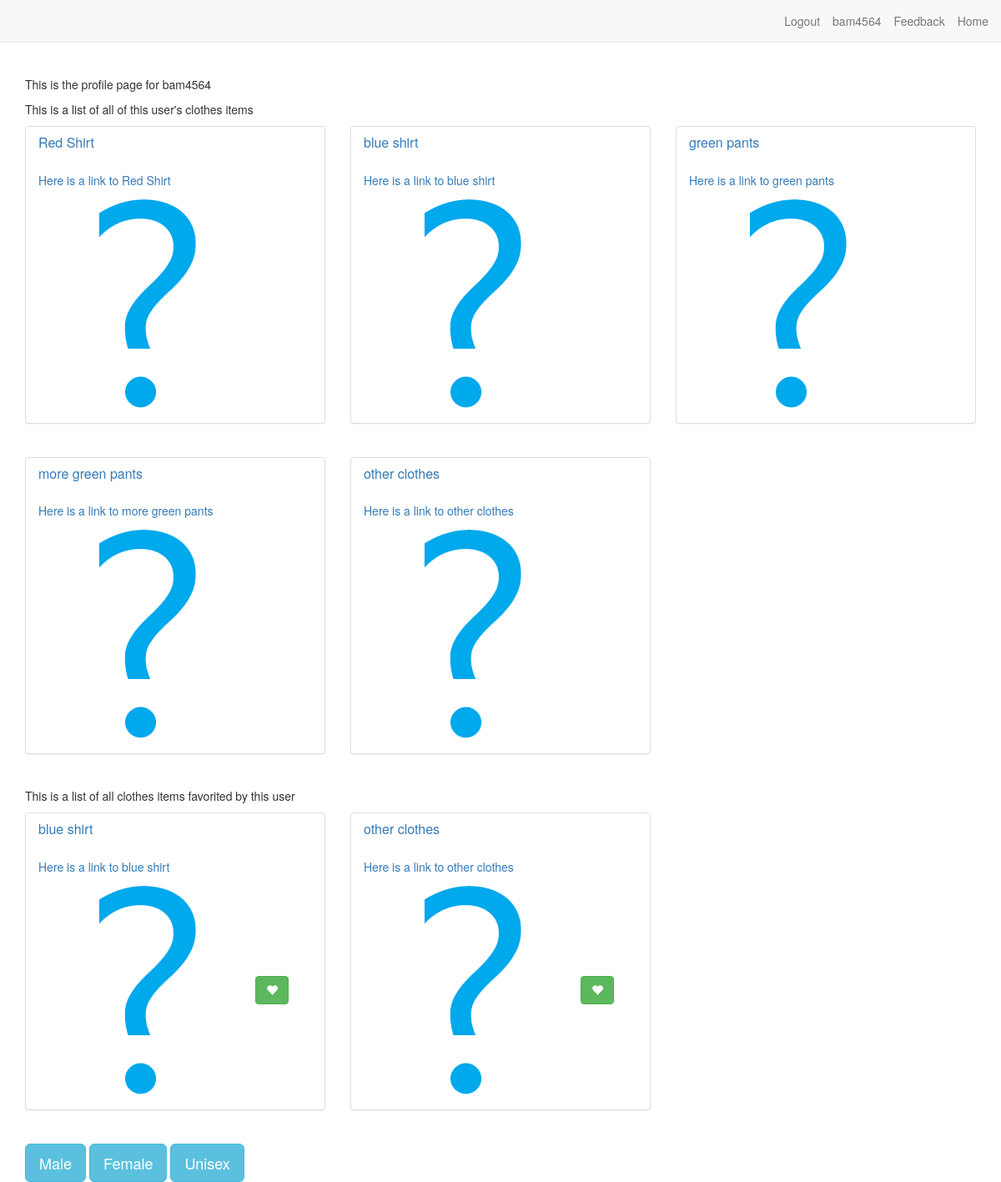
The page /user/bam4564/ (signed in) on the database its author committed.
### main_app/models.py (models this page shows, shortened)
class Clothes_Item(models.Model):
    user = models.ForeignKey(User)
    name = models.CharField(max_length=50)
    description = models.CharField(max_length=255)
    brand = models.CharField(max_length=32, default="N/A")
    size = models.CharField(max_length=32)
    price = models.DecimalField(max_digits=10, decimal_places=2)
    color = models.CharField(max_length=32, default="N/A")
    image = models.ImageField(upload_to='documents/', default='default.png')
    gender = models.CharField(max_length=14)
    clothing_choices = [('Tops', 'Tops'), ('Bottoms', 'Bottoms'), ('Dresses', 'Dresses'), ('Shoes', 'Shoes'), ('Accessories', 'Accessories'), ('Costumes', 'Costumes'), ('Other', 'Other')]
    clothing_type = models.CharField(choices=clothing_choices, max_length=14)

### main_app/views.py (the view)
# urls.py: url(r'^user/(\w+)/$', views.profile, name='profile'),
@never_cache
def profile(request, username):
    user = request.user
    context = {}
    if user.is_authenticated():
        clothes = Clothes_Item.objects.filter(user=user)
        favorite_clothes_ids = get_favorite_clothes_ids(request)
        favorite_clothes = set()
        for id in favorite_clothes_ids:
            favorite_clothes.add(Clothes_Item.objects.get(id=id))
        form = Clothes_Form()
        male_form = Clothes_Form(initial={'gender': 'male'})
        female_form = Clothes_Form(initial={'gender': 'female'})
        unisex_form = Clothes_Form(initial={'gender': 'unisex'})
        male_form.fields['clothing_type'].choices = [('Tops', 'Tops'), ('Bottoms', 'Bottoms'), ('Shoes', 'Shoes'), ('Accessories', 'Accessories'), ('Costumes', 'Costumes'), ('Other', 'Other')]
        female_form.fields['clothing_type'].choices = [('Tops', 'Tops'), ('Bottoms', 'Bottoms'), ('Dresses', 'Dresses'), ('Shoes', 'Shoes'),('Accessories', 'Accessories'), ('Costumes', 'Costumes'), ('Other', 'Other')]
        unisex_form.fields['clothing_type'].choices = [('Tops', 'Tops'), ('Bottoms', 'Bottoms'), ('Shoes', 'Shoes'), ('Accessories', 'Accessories'), ('Costumes', 'Costumes'), ('Other', 'Other')]
        context = {'username': username, 'user': user, 'clothes': clothes, 'form': form, 'male_form' : male_form, "female_form" : female_form,
                   'unisex_form': unisex_form, "favorite_clothes": favorite_clothes, "favorite_clothes_ids": favorite_clothes_ids}
    return render(request, 'profile.html', context)

### main_app/views.py (called while the page is built)
def get_favorite_clothes_ids(request):
    user = request.user
    favorites = Favorite.objects.filter(user=user).values()
    favorite_clothes_ids = set()
    for favorite in favorites:
        favorite_clothes_ids.add(favorite['clothes_item_id'])
    return favorite_clothes_ids

### main_app/templates/profile.html (shortened to what this page needs)
{% extends 'base.html' %}
{% load staticfiles %}
{% block content %}
<p>This is the profile page for {{ username }}</p>
<p>This is a list of all of this user's clothes items</p>
<div class="row">
    {% for clothes_item in clothes %}
    <div class="col-md-4">
        <div class="panel panel-default">
            <a href="/{{ clothes_item.id }}/">
                <div class="panel-heading">
                    <h3 class="panel-title">{{ clothes_item.name }}</h3>
                </div>
            </a>
            <div class="panel-body">
                <a href="/{{clothes_item.id}}/">
                    <p>Here is a link to {{ clothes_item.name }}</p>
                    <img src="{{ clothes_item.image.url }}" >
                </a>
            </div>
        </div>
    </div>
    {% if forloop.counter|divisibleby:"3" and not forloop.last %}
</div><br><div class="row">
    {% endif %}
    {% endfor %}
</div><br>
<p>This is a list of all clothes items favorited by this user</p>
<div class="row">
    {% for clothes_item in favorite_clothes %}
    <div class="col-md-4">
        <div class="panel panel-default">
            <a href="/{{ clothes_item.id }}/">
                <div class="panel-heading">
                    <h3 class="panel-title">{{ clothes_item.name }}</h3>
                </div>
            </a>
            <div class="panel-body">
                <a href="/{{clothes_item.id}}/">
                    <p>Here is a link to {{ clothes_item.name }}</p>
                    <img src="{{ clothes_item.image.url }}" >
                </a>
            {% if clothes_item.id in favorite_clothes_ids %}
            <button data-id='{{clothes_item.id}}' type="button" class="favorite-button btn btn-mini btn-success">
                <span class="glyphicon glyphicon-heart glyphicon-left-align" aria-hidden="true"></span>
            </button>
            {% else %}
            <button data-id='{{clothes_item.id}}' type="button" class="favorite-button btn btn-mini btn-danger">
                <span class="glyphicon glyphicon-heart glyphicon-left-align" aria-hidden="true"></span>
            </button>
            {% endif %}
            </div>
        </div>
    </div>
    {% endfor %}
</div><br>
{% if user.is_authenticated and username == user.username %}
    <button data="Male" data-id="{{username}}" type="button" class="gender-button btn btn-lg btn-info">
        <span>Male</span>
    </button>
    <button data="Female" data-id="{{username}}" type="button" class="gender-button btn btn-lg btn-info">
        <span>Female</span>
    </button>
    <button data="Unisex" data-id="{{username}}" type="button" class="gender-button btn btn-lg btn-info">
        <span>Unisex</span>
    </button>
{% endif %}
{% endblock %}

### main_app/templates/base.html (shortened to what this page needs)
{% load staticfiles %}
<!DOCTYPE html>
<html lang="en">
<head>
    <link href="{% static 'css/bootstrap.css' %}" rel="stylesheet" media="screen">
    <link href="{% static 'css/custom.css' %}" rel="stylesheet" media="screen">
</head>
<body>
<nav class="navbar navbar-default navbar-static-top text-center" role="navigation">
    <div class="container">
        <a class="navbar-text navbar-right" href="{% url 'index' %}">Home</a>
        {% if user.is_authenticated %}
        <a class="navbar-text navbar-right" href="{% url 'feedback' %}">Feedback</a>
        <a class="navbar-text navbar-right" href="{% url 'profile' user.username %}">{{ user.username }}</a>
        <a class="navbar-text navbar-right" href="{% url 'logout' %}">Logout</a>
        {% else %}
        <a class="navbar-text navbar-right" href="{% url 'login' %}">Login</a>
        {% endif %}
    </div>
</nav>
<main class="container container--mw700">
      {% block content %}
    {% endblock %}
</main>
</body>
</html>

### rows shown on the page
Clothes_Item: name "Red Shirt", image (placeholder picture)
Clothes_Item: name "blue shirt", image (placeholder picture)
Clothes_Item: name "green pants", image (placeholder picture)
Clothes_Item: name "more green pants", image (placeholder picture)
Clothes_Item: name "other clothes", image (placeholder picture)

### other values the page prints
{{ user.username }} "bam4564"
{{ username }} "bam4564"
